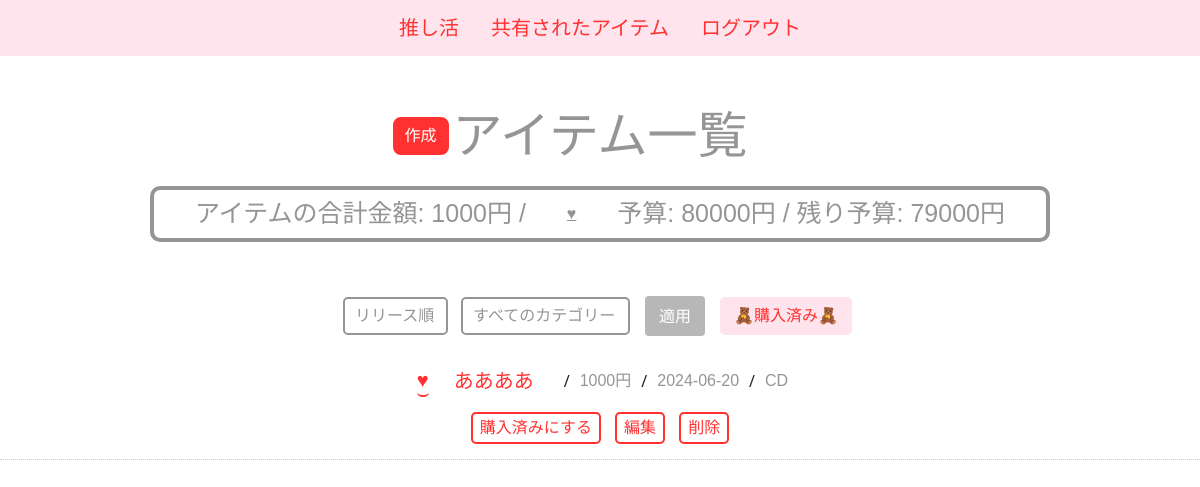
The page /sample/item/list/3/ (signed in) on the database its author committed.
### sample/models.py (models this page shows, shortened)
class Budget(models.Model):
    user = models.ForeignKey(CustomUser, on_delete=models.CASCADE)
    favorite = models.ForeignKey(Favorite, on_delete=models.CASCADE, null=True, blank=True)
    month = models.DateField()
    budget = models.DecimalField(max_digits=10, decimal_places=2)
    created_at = models.DateTimeField(auto_now_add=True)
    updated_at = models.DateTimeField(auto_now=True)

class Item(models.Model):
    name = models.CharField(max_length=100)
    price = models.DecimalField(max_digits=10, decimal_places=2)
    release_date = models.DateField()
    category = models.ForeignKey(Category, on_delete=models.CASCADE,null=True)
    user = models.ForeignKey(settings.AUTH_USER_MODEL, on_delete=models.CASCADE, default=None)
    created_at = models.DateTimeField(auto_now_add=True)
    updated_at = models.DateTimeField(auto_now=True)
    purchased = models.BooleanField(default=False)  # 購入済みフラグを追加

class Category(models.Model):
    name = models.CharField(max_length=100)
    created_at = models.DateTimeField(auto_now_add=True)
    updated_at = models.DateTimeField(auto_now=True)

### sample/views.py (the view)
# urls.py: path('item/list/<int:favorite_id>/', views.item_list_with_favorite, name='item_list_with_favorite'),
@login_required
def item_list_with_favorite(request, favorite_id):
    categories = Category.objects.all()  # 全てのカテゴリーを取得
    category_id = request.GET.get('category_id')  # URLからカテゴリーIDを取得
    favorite = get_object_or_404(Favorite, id=favorite_id, user=request.user)
    items = favorite.items.filter(user=request.user, purchased=False)
    if category_id:
        items = items.filter(category_id=category_id)
    sort = request.GET.get('sort', '')
    if sort == 'release_date':
        items = items.order_by('release_date')
    elif sort == 'price_desc':
        items = items.order_by('-price')
    elif sort == 'price_asc':
        items = items.order_by('price')
    today = timezone.now()
    budget = Budget.objects.filter(user=request.user, favorite=favorite, month__year=today.year, month__month=today.month).first()
    total_amount = items.aggregate(Sum('price'))['price__sum'] or 0
    remaining_budget = budget.budget - total_amount if budget else 0
    context = {
        'items': items,
        'categories': categories,  # カテゴリー情報を追加
        'selected_category_id': category_id,  # テンプレートで選択されたカテゴリーIDを表示
        'total_amount': total_amount,
        'budget': budget,
        'remaining_budget': remaining_budget,
        'favorite_id': favorite_id,  # favorite_idをコンテキストに追加
        'sort': sort  # 現在のソート方法をコンテキストに追加
    }
    return render(request, 'sample/item_list.html', context)

### templates/sample/item_list.html (shortened to what this page needs)
{% extends "base.html" %}
{% block content %}
<head>
</head>
<body>
            <section class="d-flex align-items-center justify-content-center">
            <p>
                <a href="{% url 'sample:item_create' favorite_id=favorite_id %}">
                    <button class="btn btn-primary custom-button">作成</button>
                </a>
                <h2 class="custom-color ml-3">アイテム一覧</h2>
            </p>
           </section>
    <div class="budget-info-container">
        <div class="budget-info">
        <p class="center-text">アイテムの合計金額: {{ total_amount }}円 /</p>
        <a href="{% url 'sample:budget_create' %}?favorite_id={{ favorite_id }}" class="btn-link budget-link">♥</a>
        {% if budget %}
            <p class="center-text">
                予算: <span id="budget-display">{{ budget.budget|floatformat:0 }}</span>円 /
                残り予算: {{ remaining_budget|floatformat:0 }}円
            </p>
        {% else %}
            <p class="center-text">予算が登録されていません。</p>
        {% endif %}
        </div>
    </div>
        <form method="get" action="{% url 'sample:item_list_with_favorite' favorite_id=favorite_id %}" class="sort-form">
            <div class="form-group">
                <select name="sort" id="sort" class="form-control">
                    <option value="release_date" {% if sort == 'release_date' %}selected{% endif %}>リリース順</option>
                </select>
            </div>
            <div class="form-group">
                <select name="category_id" id="category_id" class="form-control">
                    <option value="">すべてのカテゴリー</option>
                </select>
            </div>
            <button type="submit" class="btn btn-primary">適用</button>
            <a href="{% url 'sample:purchased_items' %}?favorite_id={{ favorite_id }}" class="btn btn-secondary purchase-button ml-3">🧸購入済み🧸</a>
        </form>
        <ul class="list-unstyled item-list">
            {% for item in items %}
            <li class="item-list">
            <span class="item-info">
                    <a href="#" class="share-link" onclick="promptForUsername({{ item.id }}); return false;">♥</a>
                    <span class="item-name">{{ item.name }}</span>/
                    <span class="item-price">{{ item.price|floatformat:0 }}円</span> /
                    <span class="item-release">{{ item.release_date | date:"Y-m-d" }}</span> /
                    <span class="item-category">{{ item.category.name }}</span>
            </span>
                <div class="item-buttons">
                    <form action="{% url 'sample:mark_item_purchased' item.id %}" method="post" style="display: inline;">
                        <button type="submit" class="btn btn-success" {% if item.purchased %}disabled{% endif %}>購入済みにする</button>
                    </form>
                    <a href="{% url 'sample:item_edit' item.id %}" class="btn btn-warning">編集</a>
                    <a href="{% url 'sample:item_delete' item.id %}" class="btn btn-danger" onclick="return confirm('削除してよろしいですか？');">削除</a>
                </div>
            </li>
            {% empty %}
            <li class="item-list-item no-items-message">アイテムがありません。</li>
            {% comment %} <li>アイテムがありません。</li> {% endcomment %}
            {% endfor %}
        </ul>
</body>
{% endblock %}

### static/css/styles.css (style rules this page uses)
body a { font-family: 'M PLUS Rounded 1c Medium', sans-serif; }
h1, h2, h3, h4, h5, h6 { font-family: 'M PLUS Rounded 1c', sans-serif; }
.custom-color { font-family: 'M PLUS Rounded 1c Medium', sans-serif; color: #969496; text-align: center; margin-bottom: 15px; margin-top: 50px; font-size: 50px; }
ul.list-unstyled { list-style-type: none; padding: 0; }
ul.list-unstyled li { padding: 10px; border-bottom: 1px dotted #ccc; display: flex; align-items: center; flex-direction: column; gap: 5px; }
.custom-button { background-color: #FF3131; border: 2px solid #FF3131; color: white; border-radius: 8px; }
h1, h2 { font-family: 'M PLUS Rounded 1c Medium', sans-serif; color: #969496; text-align: center; margin-top: 30px; }
a.btn-primary, a.btn-secondary, a.btn-warning, a.btn-danger, a.btn-info { font-family: 'M PLUS Rounded 1c Medium', sans-serif; margin: 5px; }
.sort-form { display: flex; justify-content: center; align-items: center; gap: 10px; margin-bottom: 10px; margin-top: 50px; }
.sort-form .form-group { display: flex; align-items: center; margin-right: 1px; }
.sort-form .form-control { margin-right: 2px; }
.sort-form button { background-color: #b8b7b8; color: white; border: 2px solid #b8b7b8; margin-left: 2px; }
.sort-form .form-control { font-family: 'M PLUS Rounded 1c Medium', sans-serif; color: #969496; background-color: white; border: 2px solid #969496; border-radius: 5px; padding: 5px 10px; margin-right: 2px; }
.sort-form .purchase-button { font-family: 'M PLUS Rounded 1c Medium', sans-serif; background-color: #FFE4ED; border: 2px solid #FFE4ED; color: #FF3131; padding: 5px 12px; border-radius: 5px; cursor: pointer; }
.item-list { list-style-type: none; padding: 0; text-align: center; }
.item-list li { padding: 10px; border-bottom: 1px dotted #ccc; display: flex; align-items: center; justify-content: space-between; gap: 10px; }
.item-list .item-info { display: flex; gap: 10px; align-items: center; }
.item-list .item-name { font-family: 'M PLUS Rounded 1c Black', sans-serif; color: #FF3131; font-size: 20px; padding: 5px 10px; border-radius: 5px; display: inline-block; margin-right: 10px; }
.item-list .item-price, .item-list .item-release, .item-list .item-category { font-family: 'M PLUS Rounded 1c Medium', sans-serif; color: #969496; }
.item-list button { font-family: 'M PLUS Rounded 1c Medium', sans-serif; margin: 5px; }
.item-list a { font-family: 'M PLUS Rounded 1c Medium', sans-serif; margin: 5px; }
.item-list .btn-success { background-color: white; color: #FF3131; border: 2px solid #FF3131; padding: 2px 7px; border-radius: 5px; cursor: pointer; }
.item-list .btn-warning { background-color: white; color: #FF3131; border: 2px solid #FF3131; padding: 2px 7px; border-radius: 5px; cursor: pointer; }
.item-list .btn-danger { background-color: white; color: #FF3131; border: 2px solid #FF3131; padding: 2px 7px; border-radius: 5px; cursor: pointer; }
.share-link { font-family: 'M PLUS Rounded 1c Medium', sans-serif; color: #FF3131; text-decoration: none; border-radius: 5px; display: inline-block; margin-right: 10px; font-size: 20px; border-bottom: 2px solid #FF3131; }
p a .btn.btn-primary.custom-button { background-color: #FF3131; border: 2px solid #FF3131; color: white; border-radius: 8px; padding: 5px 10px; cursor: pointer; margin-top: 50px; margin-left: -60px; }
.center-text { font-family: 'M PLUS Rounded 1c Medium', sans-serif; text-align: center; color: #969496; font-size: 25px; margin: 0 auto; max-width: 900px !important; padding: 5px; }
.budget-info { display: flex; justify-content: center; align-items: center; text-align: left; margin: 0 auto; max-width: 900px !important; margin-top: 5px; padding: -5px; border: 4px solid #969496; border-radius: 10px; box-sizing: border-box; }
.budget-info a.budget-link { font-family: 'M PLUS Rounded 1c Medium', sans-serif; color: #969496 !important; text-decoration: underline !important; }

### rows shown on the page
Budget: budget "80000"
Item: name "ああああ", price "1000", release_date "2024-06-20", category.name "CD"

### other values the page prints
{{ total_amount }} "1000"
{{ remaining_budget|floatformat:0 }} "79000"
